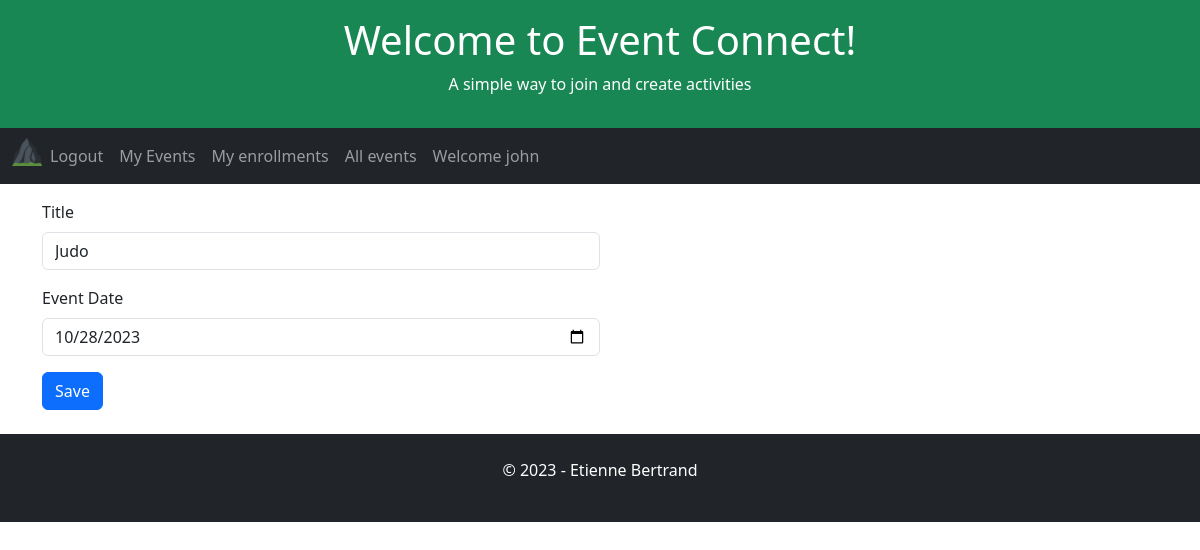
Page /event/3 (signed in) on the committed database.
### app/models.py (models this page shows, shortened)
class User(UserMixin, db.Model):
    id = db.Column(db.Integer, primary_key=True)
    username = db.Column(db.String(64), index=True, unique=True)
    email = db.Column(db.String(120), index=True, unique=True)
    password_hash = db.Column(db.String(128))

class Event(db.Model):
    id = db.Column(db.Integer, primary_key=True)
    user_id = db.Column(db.Integer, db.ForeignKey('user.id', name='fk_event_user'), nullable=False)
    title = db.Column(db.String(255), nullable=False)
    date = db.Column(db.DateTime, index=True, default=datetime.utcnow)

### app/routes.py (the view)
@app.route('/event', methods=['POST', 'GET'])
@app.route('/event/<event_id>', methods=['POST', 'GET'])
@login_required
def event(event_id=0):
    global appName, appSlogan, appTitle, db
    form = EventForm()
    form_data = request.form
    print(request)
    if request.method == 'POST':
        if event_id == 0 and form_data['eventMethod'] != 'delete':
            print('je insert')
            new_event = Event(title=form.title.data, date=datetime.strptime((request.form['date']), '%Y-%m-%d'), user_id=current_user.id)
            db.session.add(new_event)
            db.session.commit()
            flash('Event created successfully!', 'success')
            return redirect('/user-events')
        elif form_data['eventMethod'] == 'delete':
            print('je delete')
            event_id_to_delete = form_data['theEventId']
            event_to_delete = Event.query.filter(Event.id == event_id_to_delete).first()
            enrollments_to_delete = Enrollment.query.filter(Enrollment.event_id == event_id_to_delete ).all()
            for enrollment in enrollments_to_delete:
                db.session.delete(enrollment)
                db.session.commit()
            db.session.delete(event_to_delete)
            db.session.commit()
            return redirect('/user-events')
        elif event_id != 0:
            print('je update')
            form = Event.query.get(event_id)
            print(request.form)
            form.title = (request.form['title'])
            form.date = datetime.strptime((request.form['date']), '%Y-%m-%d')
            print(request.form['title'])
            db.session.commit()
            return redirect('/user-events')
    elif request.method == 'GET':
        if event_id == 0:
            print('je get ajout')
        else:
            print('je get update' + str(event_id))
            currentEvent = db.session.query(
            Event.user_id,
            Event.id,
            Event.date,
            Event.title,
            ).filter(
            Event.id == event_id
            ).first()
            form.title.data = currentEvent.title
            form.date.data = currentEvent.date
            print(currentEvent)
            print(currentEvent.date)
        return render_template('event.html',appName=appName, appTitle=appTitle, appSlogan=appSlogan, form=form)

### app/forms.py
class EventForm(FlaskForm):
    title = StringField('Title', validators=[DataRequired()])
    date = DateField('Event Date', format='%m/%d/%Y', validators=[DataRequired()])
    submit = SubmitField('Created')

### app/__init__.py (called while the page is built)
    def _fk_pragma_on_connect(dbapi_con, con_record):  # noqa
        dbapi_con.execute('pragma foreign_keys=ON')

### app/models.py (called while the page is built)
@login.user_loader
def load_user(id):
    return User.query.get(int(id))

### app/templates/event.html (shortened to what this page needs)
{% extends "home.html" %}
{% block content %}
<form action="" method="post">
    <div class="mb-3 mt-3 w-50">
        {{ form.title.label(class_='form-label') }}
        {{ form.title(size=32, class_='form-control', placeholder='Enter title') }}
    </div>
    <div class="mb-3 mt-3 w-50">
        {{ form.date.label(class_='form-label') }}
        {{ form.date(size=32, class_='form-control', placeholder='Enter date') }}
    </div>
    <button type="submit" name="submit" class="btn btn-primary" value="Sign In">Save</button>
</form>
{% endblock %}

### app/templates/home.html (shortened to what this page needs)
<!DOCTYPE html>
<html lang="en">
<head>
    <link href="https://cdn.jsdelivr.net/npm/bootstrap@5.3.2/dist/css/bootstrap.min.css" rel="stylesheet">
</head>
<body>
    <div class="p-3 bg-success text-white text-center">
    {% if appTitle %}
        <h1>{{ appTitle }}</h1>
        {% else %}
        <h1>hard coded appTitle xyz</h1>
    {% endif %}
    {% if appSlogan %}
        <p>{{ appSlogan }}</p>
        {% else %}
        <p>hard coded appSlogan xyz</p>
    {% endif %}
    </div>
    <nav class="navbar navbar-expand-lg bg-dark navbar-dark">
        <div class="container-fluid">
            <div class="collapse navbar-collapse" id="navbarNav">
            <ul class="navbar-nav">
                <li class="nav-item">
                    <a class="nav-brand" href="{{ url_for('index') }}">
                        <img src="{{ url_for('static', filename='/favicon_io/favicon-32x32.png') }}" width="30" height="30" alt="">
                    </a>
                </li>
                {% if current_user.is_anonymous %}
                <li class="nav-item">
                <a class="nav-link" href="{{ url_for('login') }}">Login</a>
                </li>
                <li class="nav-item">
                    <a class="nav-link" href="{{ url_for('register') }}">Subscribe</a>
                </li>
                {% else %}
                <li class="nav-item">
                    <a class="nav-link" href="{{ url_for('logout') }}">Logout</a>
                </li>
                <li class="nav-item">
                    <a class="nav-link" href="{{ url_for('userEvents') }}">My Events</a>
                </li>
                <li class="nav-item">
                    <a class="nav-link" href="{{ url_for('userEnrollments') }}">My enrollments</a>
                <li class="nav-item">
                    <a class="nav-link" href="{{ url_for('allEvents') }}">All events</a>
                </li>
                <li class="nav-item">
                    <a class="nav-link" href="{{ url_for('index') }}">Welcome {{ current_user.username }}</a>
                </li>
                {% endif %}
            </ul>
            </div>
        </div>
    </nav>
    <div class="container">
        {% block content %}{% endblock %}
    </div>
    <div class="mt-4 p-4 bg-dark text-white text-center">
    <p>© 2023 - Etienne Bertrand</p>
    </div>
</body>
</html>

### rows in the picture
User: username "john"
Event: title "Judo", date "10/28/2023"

### other values in the picture
{{ appTitle }} "Welcome to Event Connect!"
{{ appSlogan }} "A simple way to join and create activities"
